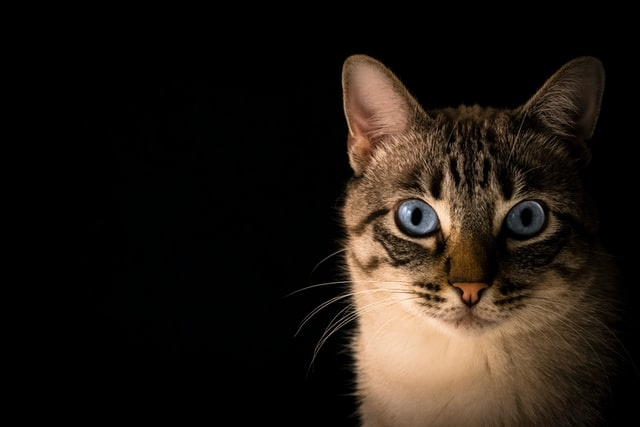
#> input picture cat.jpg, 640 x 427 px
$ python lab223.py
#> lines starting #> are read from the running program, lines starting #| are printed output that depends on the picture; after the words box and inside, x2 and y2 are one past the last pixel; in counts of white or black regions, pixels touching at a corner belong together
from __future__ import print_function
import cv2 as cv
import numpy as np
import argparse
import random as rng

rng.seed(12345)

def thresh_callback(val):
    threshold = val

    canny_output = cv.Canny(src_gray, threshold, threshold * 2)

    contours, _ = cv.findContours(canny_output, cv.RETR_TREE, cv.CHAIN_APPROX_SIMPLE)

    # Find the rotated rectangles and ellipses for each contour
    minRect = [None]*len(contours)
    minEllipse = [None]*len(contours)
    for i, c in enumerate(contours):
        minRect[i] = cv.minAreaRect(c)
        if c.shape[0] > 5:
            minEllipse[i] = cv.fitEllipse(c)
    # Draw contours + rotated rects + ellipses

    drawing = np.zeros((canny_output.shape[0], canny_output.shape[1], 3), dtype=np.uint8)

    for i, c in enumerate(contours):
        color = (rng.randint(0,256), rng.randint(0,256), rng.randint(0,256))
        # contour
        cv.drawContours(drawing, contours, i, color)
        # ellipse
        if c.shape[0] > 5:
            cv.ellipse(drawing, minEllipse[i], color, 2)
        # rotated rectangle
        box = cv.boxPoints(minRect[i])
        box = np.intp(box) #np.intp: Integer used for indexing (same as C ssize_t; normally either int32 or int64)
        cv.drawContours(drawing, [box], 0, color)


    cv.imshow('Contours', drawing)


parser = argparse.ArgumentParser(description='Code for Creating Bounding rotated boxes and ellipses for contours tutorial.')
parser.add_argument('--input', help='Path to input image.', default='cat.jpg')
args = parser.parse_args()
src = cv.imread(cv.samples.findFile(args.input))
#> src is the input picture: shape (427, 640, 3); mean B, G, R 18.9, 25.4, 32.6

if src is None:
    print('Could not open or find the image:', args.input)
    exit(0)

# Convert image to gray and blur it
src_gray = cv.cvtColor(src, cv.COLOR_BGR2GRAY)
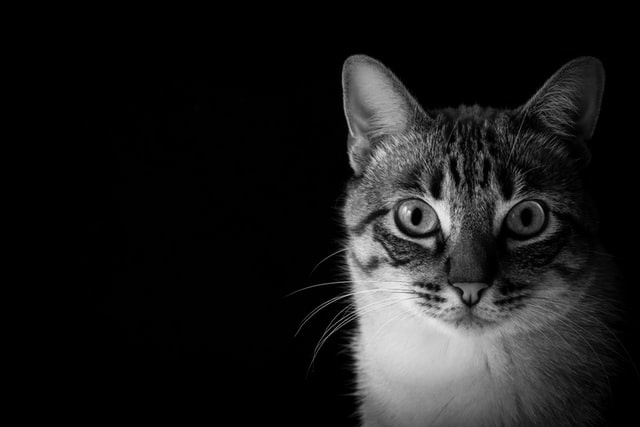
#> src_gray: shape (427, 640); min 0, max 237, mean 26.8
src_gray = cv.blur(src_gray, (3,3))

source_window = 'Source'
cv.namedWindow(source_window)
cv.imshow(source_window, src)

max_thresh = 255
thresh = 100 # initial threshold
cv.createTrackbar('Canny Thresh:', source_window, thresh, max_thresh, thresh_callback)
thresh_callback(thresh)
#> in thresh_callback, `canny_output = cv.Canny(src_gray, threshold, threshold * 2)`:
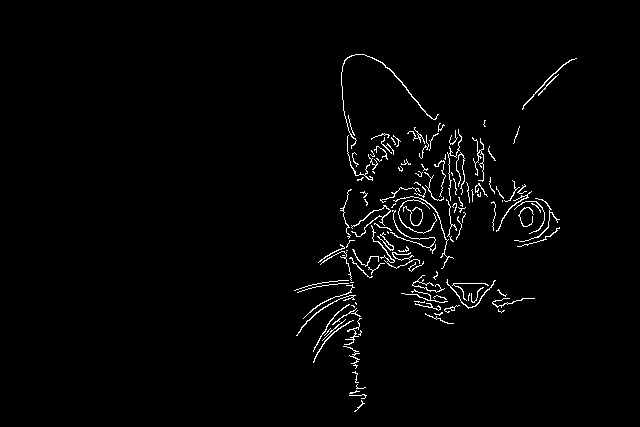
#> canny_output: shape (427, 640); 1.9% white in thin lines or dots, all inside (x1, y1, x2, y2) = (294, 54, 577, 412)
#> in thresh_callback, `contours, _ = cv.findContours(canny_output, cv.RETR_TREE, cv.CHAIN_APP..`: contours = 127 contours, 114 with area under 20; largest, box (x1, y1, x2, y2) and area: (341, 54, 439, 149) 66, (522, 58, 577, 110) 44, (351, 205, 391, 237) 42, (446, 279, 496, 309) 36, (296, 295, 356, 336) 33
#> in thresh_callback, `minRect = [None]*len(contours)`: minRect = 127 items
#> the loop in thresh_callback, `for i, c in enumerate(contours):` made 127 passes
#> c on passes 13, 22, 25, 35, 43, 46, 52: [[435, 318], [436, 317], [437, 318], [436, 319]], [[355, 302], [355, 303], [356, 304], [356, 303]], [[506, 303], [507, 302], [508, 303], [507, 304]], [[350, 282], [353, 282]], [[342, 255], [344, 255]], [[346, 250], [347, 250]], [[387, 231], [387, 232], [388, 233], [388, 232]]
#> the loop in thresh_callback, `for i, c in enumerate(contours):` made 127 passes
#> (color, box) on passes 1 to 10: ((213, 5, 152), [[355, 412], [352, 409], [361, 400], [364, 403]]), ((188, 99, 138), [[366, 398], [349, 398], [349, 394], [366, 394]]), ((223, 82, 191), [[349, 393], [348, 392], [358, 389], [358, 391]]), ((63, 221, 133), [[365, 388], [356, 388], [356, 384], [365, 384]]), ((89, 95, 181), [[355, 382], [351, 371], [356, 370], [359, 381]]), ((46, 211, 85), [[353, 368], [343, 346], [353, 341], [364, 363]]), ((75, 105, 39), [[360, 335], [358, 334], [360, 330], [362, 331]]), ((97, 174, 164), [[324, 335], [323, 334], [330, 328], [330, 328]]), ((12, 234, 173), [[313, 362], [308, 357], [348, 315], [352, 319]]), ((13, 212, 1), [[322, 340], [321, 338], [344, 318], [345, 319]])
#> (c, color, box) on passes 13, 22, 25, 52: ([[435, 318], [436, 317], [437, 318], [436, 319]], (54, 93, 192), [[436, 319], [435, 318], [436, 317], [437, 318]]), ([[355, 302], [355, 303], [356, 304], [356, 303]], (31, 227, 40), [[356, 304], [354, 302], [355, 302], [356, 303]]), ([[506, 303], [507, 302], [508, 303], [507, 304]], (246, 31, 7), [[507, 304], [506, 303], [507, 302], [508, 303]]), ([[387, 231], [387, 232], [388, 233], [388, 232]], (176, 69, 1), [[388, 233], [386, 231], [387, 231], [388, 232]])
#> after the loop in thresh_callback, `for i, c in enumerate(contours):`:
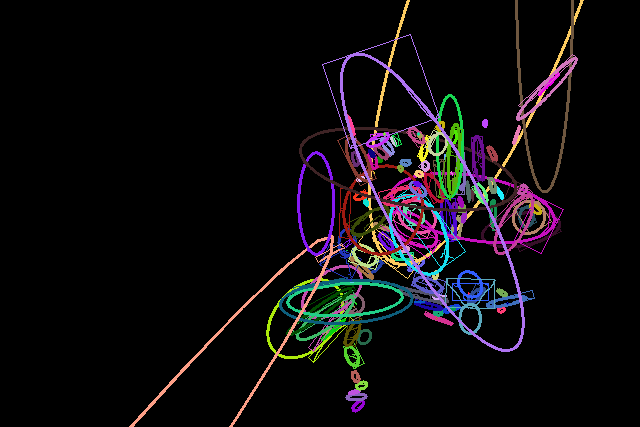
#> drawing: shape (427, 640, 3); mean of channels 0, 1, 2 13.7, 11.6, 13.9; drawn as B, G, R
cv.waitKey()
